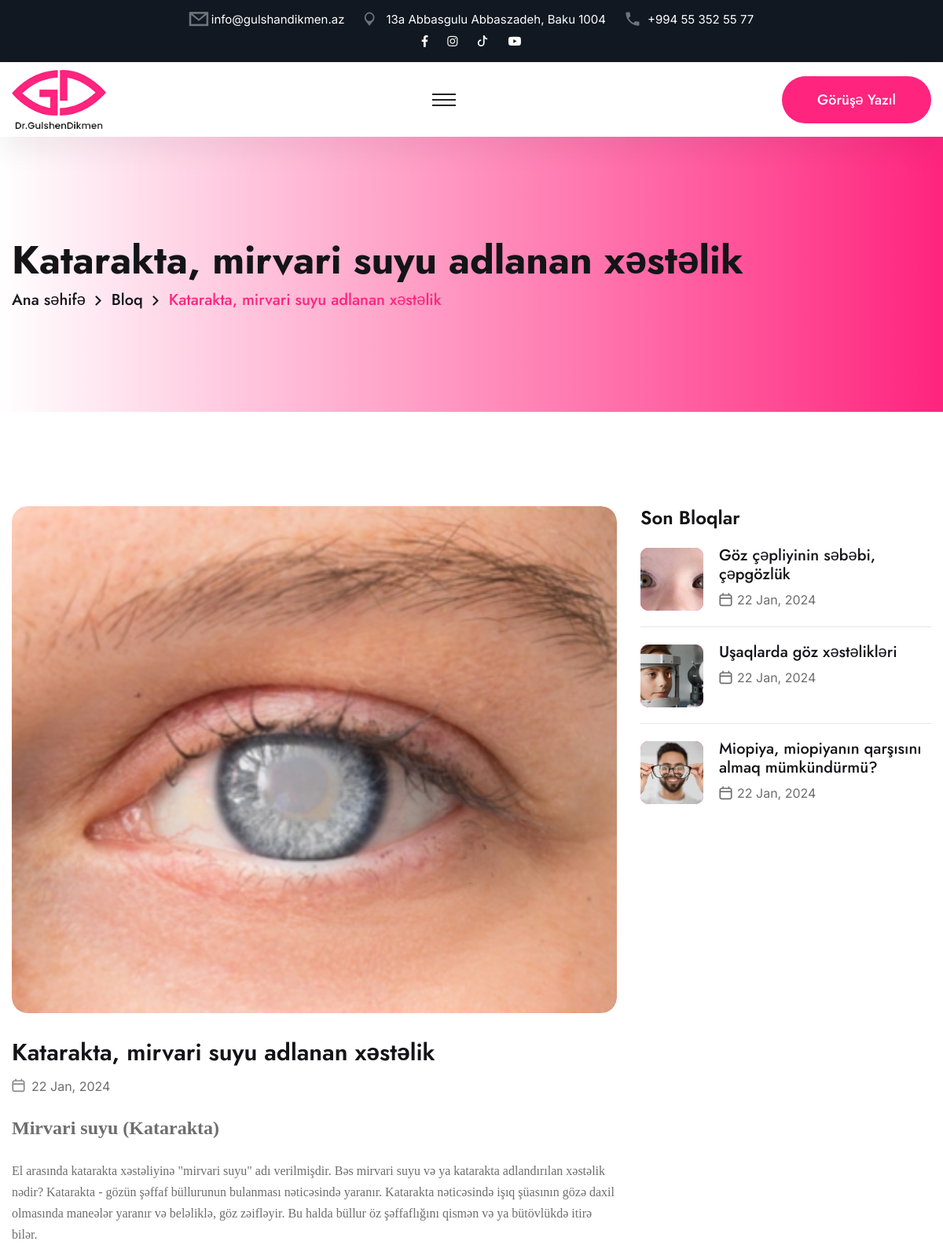
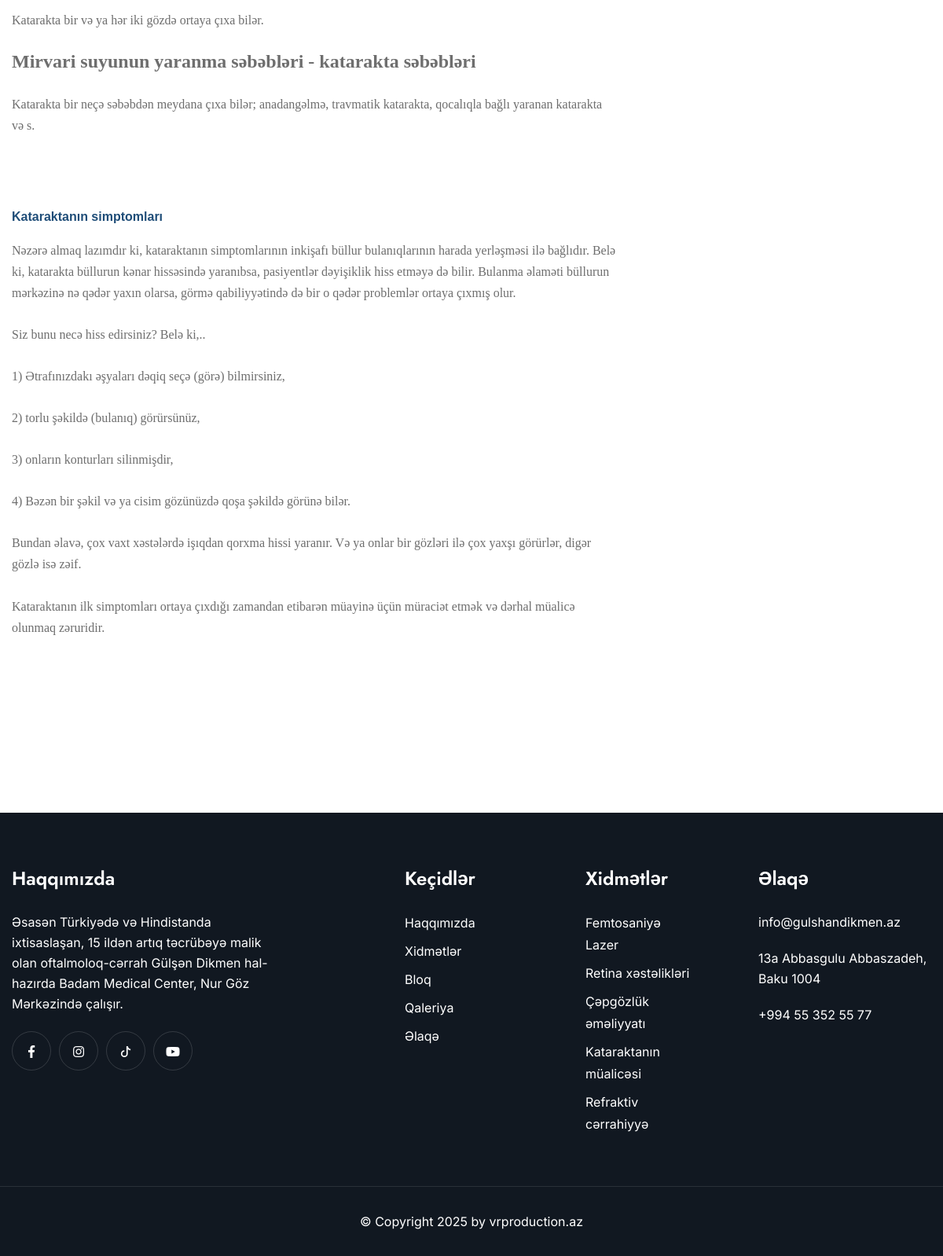
Screenshot of /blogs/1/ with the database file from the repository (2 pictures, top to bottom).
### core/models.py (models this page shows, shortened)
class GeneralSettings(models.Model):
    site_title = models.CharField(
        max_length=200, verbose_name="Saytın başlığı", null = True, blank = True)
    adress = models.CharField(max_length=1500, verbose_name="Ünvan", null=True, blank = True)
    phone_number = models.CharField(
        max_length=50, verbose_name="Nömrə", null=True, blank=True)
    email = models.EmailField(blank = True)
    g_adress = models.CharField(
        max_length=1500, verbose_name="Google Map linki", null=True, blank=True)
    g_adress_iframe = models.TextField(
        verbose_name="Google Map Iframe linki", null=True, blank=True)
    logo = models.FileField(verbose_name="logo",
                            blank=True, upload_to="general_settings_logo")
    mobile_logo = models.FileField(verbose_name="Mobile logo",
                                   help_text="Mobile logo", blank=True, null=True, upload_to="general_settings_mobile_logo")
    favicon = models.FileField(verbose_name="favicon",
                               blank=True, null=True, upload_to="general_settings_favicon")
    footer_logo = models.FileField(help_text="Footer logo", blank=True, null=True, upload_to="general_settings_footer_logo")
    footer_description = models.TextField(null = True, blank = True)
    copyright_title = models.CharField(max_length = 100, blank = True)
    pages_banner_image = models.ImageField(upload_to = 'banner_image', verbose_name = 'Səhiflərdəki banner photo', null = True, blank = True)
    facebook = models.CharField(
        max_length=200, verbose_name="Facebook", blank=True)
    instagram = models.CharField(
        max_length=200, verbose_name="Instagram", blank=True)
    youtube = models.CharField(
        max_length=200, verbose_name="Youtube", blank=True)
    tiktok = models.CharField(
        max_length=200, verbose_name="TikTok", blank=True)
    class Meta:
        verbose_name = "Setting"
        verbose_name_plural = "General Settings"

class Blog(models.Model):
    title = models.CharField(max_length = 200)
    description = RichTextUploadingField()
    description_2 = models.TextField(blank = True, null = True)
    image = models.ImageField(upload_to = 'blogs')
    created = models.DateField(auto_now_add = True)
    is_home_page = models.BooleanField(default = False)
    class Meta:
        verbose_name = "Bloq"
        verbose_name_plural = "Bloqlar"
    def get_absolute_url(self):
        return reverse("blog-detail", args=[str(self.pk)])

class Service(models.Model):
    title = models.CharField(max_length = 100)
    slug = models.SlugField(blank=True, null=True, unique = True)
    icon = models.ImageField(upload_to = 'service_icon', null = True)
    image = models.ImageField(upload_to = 'service')
    description = RichTextUploadingField(null = True)
    is_home_page = models.BooleanField(default = False)
    class Meta:
        verbose_name = "Xidmət"
        verbose_name_plural = "Xidmətlər"
    def get_absolute_url(self):
        return reverse("service-detail", args=[str(self.slug)])

### core/views.py (the view)
# urls.py: path('blogs/<int:pk>/', views.BlogDetailPageView.as_view(), name='blog-detail'),
class BlogDetailPageView(DetailView):
    template_name = 'blog-detail.html'
    model = Blog
    context_object_name = "blog"
    def get_context_data(self, **kwargs):
        context = super(BlogDetailPageView, self).get_context_data(**kwargs)
        context["last_blogs"] = Blog.objects.exclude(pk = self.get_object().pk).order_by("-created")[:3]
        return context

### core/context_processors.py (called while the page is built)
def extras(request):
    context={
        'setting': GeneralSettings.objects.first(),
        "f_services": Service.objects.all()[:6],
        'c_blogs': Blog.objects.all()[:2],
        'current_year': datetime.datetime.now().year
    }
    return context

### core/templates/blog-detail.html
{% extends "base.html" %}
{% load static %}
{% block content %}
<section class="page-title">
    <div class="bg-layer" style="background-image: url({{setting.pages_banner_image.url}});"></div>
    <div class="auto-container">
        <div class="content-box">
            <h1>{{blog.title}}
            </h1>
            <ul class="bread-crumb clearfix">
                <li><a href="{% url "home" %}">Ana səhifə</a></li>
                <li><a href="{% url "blogs" %}">Bloq</a></li>
                <li>{{blog.title}}</li>
            </ul>
        </div>
    </div>
</section>
<section class="sidebar-page-container p_relative">
    <div class="auto-container">
        <div class="row clearfix">
            <div class="col-lg-8 col-md-12 col-sm-12 content-side">
                <div class="blog-details-content">
                    <div class="news-block-one">
                        <div class="inner-box">
                            <figure class="image-box">
                                <img src="{{blog.image.url}}" alt="">
                            </figure>
                            <div class="lower-content">
                                <div class="inner">
                                    <h3>{{blog.title}}</h3>
                                    <ul class="post-info clearfix">
                                        <li><i class="icon-34"></i>{{blog.created|date:"d M, Y"}}</li>
                                    </ul>
                                    <p>{{blog.description|safe}}</p>
                                </div>
                            </div>
                        </div>
                    </div>
                </div>
            </div>
            <div class="col-lg-4 col-md-12 col-sm-12 sidebar-side">
                <div class="blog-sidebar ml_40">
                    <div class="sidebar-widget post-widget">
                        <div class="widget-title">
                            <h3>Son Bloqlar</h3>
                        </div>
                        <div class="post-inner">
                            {% for last_blog in last_blogs %}
                            <div class="post">
                                <figure class="post-thumb"><a href="{{last_blog.get_absolute_url}}"><img src="{{last_blog.image.url}}" alt=""></a></figure>
                                <h4><a href="{{last_blog.get_absolute_url}}">{{last_blog.title}}</a></h4>
                                <span class="post-date"><i class="icon-34"></i>{{last_blog.created|date:"d M, Y"}}</span>
                            </div>
                            {% endfor %}
                        </div>
                    </div>
                </div>
            </div>
        </div>
    </div>
</section>
{% endblock content %}

### templates/components/header/main-header.html (shortened to what this page needs)
{% load static %}
<header class="main-header">
    <div class="header-top">
        <div class="auto-container">
            <div class="top-inner">
                <div class="left-column">
                    <ul class="info clearfix">
                        <li><i class="icon-1"></i><a href="mailto:{{setting.email}}">{{setting.email}}</a></li>
                        <li><i class="icon-2"></i><a href="{{setting.g_adress}}">{{setting.adress}}</a></li>
                        <li><i class="icon-3"></i><a href="tel:{{setting.phone_number}}">{{setting.phone_number}}</a></li>
                    </ul>
                </div>
                <div class="right-column">
                    <ul class="social-links clearfix">
                        <li>
                            <a href="{% if setting.facebook %}{{setting.facebook}}{% else %}#{% endif %}"><i class="fab fa-facebook-f" aria-hidden="true"></i></a>
                        </li>
                        <li>
                            <a href="{% if setting.instagram %}{{setting.instagram}}{% else %}#{% endif %}"><i class="fab fa-instagram" aria-hidden="true"></i></a>
                        </li>
                        <li>
                            <a href="{% if setting.tiktok %}{{setting.tiktok}}{% else %}#{% endif %}">
                                <svg xmlns="http://www.w3.org/2000/svg" style="margin-bottom:4px;" width="14" height="14" fill="currentColor" class="bi bi-tiktok" viewBox="0 0 16 16">
                                    <path d="M9 0h1.98c.144.715.54 1.617 1.235 2.512C12.895 3.389 13.797 4 15 4v2c-1.753 0-3.07-.814-4-1.829V11a5 5 0 1 1-5-5v2a3 3 0 1 0 3 3z"/>
                                  </svg>                           </a>
                        </li> <li>
                            <a href="{% if setting.youtube %}{{setting.youtube}}{% else %}#{% endif %}"><i class="fab fa-youtube" aria-hidden="true"></i></a>
                        </li>
                    </ul>
                </div>
            </div>
        </div>
    </div>
    <div class="header-lower">
        <div class="auto-container">
            <div class="outer-box">
                <div class="logo-box">
                    <figure class="logo"><a href="{% url "home" %}"><img src="{{setting.logo.url}}" alt=""></a></figure>
                </div>
                <div class="menu-area clearfix">
                    <div class="mobile-nav-toggler">
                        <i class="icon-bar"></i>
                        <i class="icon-bar"></i>
                        <i class="icon-bar"></i>
                    </div>
                </div>
                <div class="nav-right">
                    <div class="btn-box">
                        <a href="{% url "contact" %}" class="theme-btn btn-one">Görüşə yazıl</a>
                    </div>
                </div>
            </div>
        </div>
    </div>
</header>

### templates/components/footer/footer.html
<footer class="main-footer p_relative">
    <div class="widget-section">
        <div class="auto-container">
            <div class="row clearfix">
                <div class="col-lg-4 col-md-6 col-sm-12 footer-column">
                    <div class="about-widget footer-widget mr_40">
                        <div class="widget-title">
                            <h3>Haqqımızda</h3>
                        </div>
                        <div class="widget-content">
                            <p>{{setting.footer_description}}</p>
                            <ul class="social-links clearfix">
                                <li>
                                    <a href="{% if setting.facebook %}{{setting.facebook}}{% else %}#{% endif %}"><i class="fab fa-facebook-f" aria-hidden="true"></i></a>
                                </li>
                                <li>
                                    <a href="{% if setting.instagram %}{{setting.instagram}}{% else %}#{% endif %}"><i class="fab fa-instagram" aria-hidden="true"></i></a>
                                </li>
                                <li>
                                    <a href="{% if setting.tiktok %}{{setting.tiktok}}{% else %}#{% endif %}">
                                        <svg xmlns="http://www.w3.org/2000/svg" style="margin-bottom:4px;" width="14" height="14" fill="currentColor" class="bi bi-tiktok" viewBox="0 0 16 16">
                                            <path d="M9 0h1.98c.144.715.54 1.617 1.235 2.512C12.895 3.389 13.797 4 15 4v2c-1.753 0-3.07-.814-4-1.829V11a5 5 0 1 1-5-5v2a3 3 0 1 0 3 3z"/>
                                          </svg>                           </a>
                                </li> <li>
                                    <a href="{% if setting.youtube %}{{setting.youtube}}{% else %}#{% endif %}"><i class="fab fa-youtube" aria-hidden="true"></i></a>
                                </li>
                            </ul>
                        </div>
                    </div>
                </div>
                <div class="col-lg-3 col-md-6 col-sm-12 footer-column">
                    <div class="links-widget footer-widget ml_100">
                        <div class="widget-title">
                            <h3>Keçidlər</h3>
                        </div>
                        <div class="widget-content">
                            <ul class="links-list clearfix">
                                <li><a href="{% url "about" %}">Haqqımızda</a></li>
                                <li><a href="{% url "services" %}">Xidmətlər</a></li>
                                <li><a href="{% url "blogs" %}">Bloq</a></li>
                                <li><a href="{% url "gallery" %}">Qaleriya</a></li>
                                <li><a href="{% url "contact" %}">Əlaqə</a></li>
                            </ul>
                        </div>
                    </div>
                </div>
                <div class="col-lg-2 col-md-6 col-sm-12 footer-column">
                    <div class="links-widget footer-widget ml_30">
                        <div class="widget-title">
                            <h3>Xidmətlər</h3>
                        </div>
                        <div class="widget-content">
                            <ul class="links-list clearfix">
                                {% for item in f_services %}
                                <li><a href="{{item.get_absolute_url}}">{{item.title}}</a></li>
                                {% endfor %}
                            </ul>
                        </div>
                    </div>
                </div>
                <div class="col-lg-3 col-md-6 col-sm-12 footer-column">
                    <div class="contact-widget footer-widget ml_50">
                        <div class="widget-title">
                            <h3>Əlaqə</h3>
                        </div>
                        <div class="widget-content">
                            <ul class="info clearfix">
                                <li><a href="mailto:{{setting.email}}">{{setting.email}}</a></li>
                                <li><a href="{{setting.g_adress}}">{{setting.adress}}</a></li>
                                <li><a href="tel:{{setting.phone_number}}">{{setting.phone_number}}</a></li>
                            </ul>
                        </div>
                    </div>
                </div>
            </div>
        </div>
    </div>
    <div class="footer-bottom centred">
        <div class="auto-container">
            <div class="copyright">
                <p>&copy; Copyright {{current_year}} by <a href="{{setting.copyright_link}}">{{setting.copyright_title}}</a></p>
            </div>
        </div>
    </div>
</footer>

### static/assets/css/color.css (style rules this page uses)
.theme-btn.btn-one { background: #ff247e; }
.page-title .content-box .bread-crumb li { color: #ff247e; }
.blog-sidebar .post-widget .post .post-thumb { background: #ff247e; }

### static/assets/css/elpath.css (style rules this page uses)
.p_relative { position: relative; }
.mr_40 { margin-right: 40px; }
.ml_30 { margin-left: 30px; }
.ml_40 { margin-left: 40px; }
.ml_50 { margin-left: 50px; }
.ml_100 { margin-left: 100px; }

### static/assets/css/responsive.css (style rules this page uses)
@media only screen and (max-width: 1200px) { .main-header .outer-box .logo { margin: 10px 0; } }
@media only screen and (max-width: 1200px) { .menu-area .mobile-nav-toggler { display: block; padding: 10px; } }
@media only screen and (max-width: 1200px) { .header-top .top-inner { display: block; } }
@media only screen and (max-width: 1200px) { .header-top .info, .header-top .right-column { justify-content: center; } }
@media only screen and (max-width: 1200px) { .blog-sidebar { margin-left: 0px; } }

### rows the page displays
GeneralSettings: email "info@gulshandikmen.az", adress "13a Abbasgulu Abbaszadeh, Baku 1004", phone_number "+994 55 352 55 77", logo (picture), pages_banner_image (picture), footer_description "Əsasən Türkiyədə və Hindistanda ixtisaslaşan, 15 ildən artıq təcrübəyə malik olan oftalmoloq-cərrah Gülşən Dikmen hal-hazırda Badam Medical Center, Nur Göz Mərkəzində çalışır.", copyright_title "vrproduction.az"
Blog: title "Katarakta, mirvari suyu adlanan xəstəlik", image (picture), created "22 Jan, 2024", description "Mirvari suyu (Katarakta) El arasında katarakta xəstəliyinə \"mirvari suyu\" adı verilmişdir. Bəs mirvari suyu və ya katarakta adlandırılan xəstəlik nədir? Katarakta - gözün şəffaf büllurunun bulanması nəticəsində yaranır. Katarakta nəticəsində işıq şüasının gözə daxil olmasında maneələr yaranır və beləliklə, göz zəifləyir. Bu halda büllur öz şəffaflığını qismən və ya bütövlükdə itirə bilər. Katarakta bir və ya hər iki gözdə ortaya çıxa bilər. Mirvari suyunun yaranma səbəbləri - katarakta səbəbləri Katarakta bir neçə səbəbdən meydana çıxa bilər; anadangəlmə, travmatik katarakta, qocalıqla bağlı yaranan katarakta və s. Kataraktanın simptomları Nəzərə almaq lazımdır ki, kataraktanın…"
Blog: image (picture), title "Göz çəpliyinin səbəbi, çəpgözlük", created "22 Jan, 2024"
Blog: image (picture), title "Uşaqlarda göz xəstəlikləri", created "22 Jan, 2024"
Blog: image (picture), title "Miopiya, miopiyanın qarşısını almaq mümkündürmü?", created "22 Jan, 2024"
Service: title "Femtosaniyə Lazer"
Service: title "Retina xəstəlikləri"
Service: title "Çəpgözlük əməliyyatı"
Service: title "Kataraktanın müalicəsi"
Service: title "Refraktiv cərrahiyyə"
